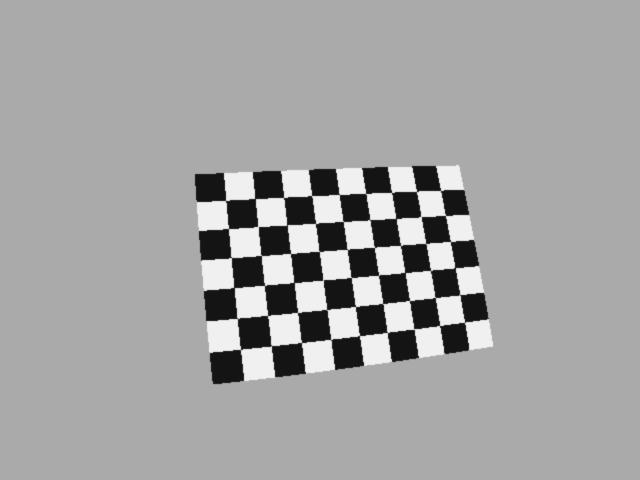
#> input picture project_template/course_support/data/camera/teaching_photo.jpg, 640 x 480 px
$ jupyter execute --allow-errors '02.1 Камера. От света к пикселю.ipynb'   (older library calls are emulated)
#> lines starting #> are read from the running program, lines starting #| are printed output that depends on the picture
### project_template/course_support/checks.py
"""Автопроверки для рабочих тетрадей курса «Компьютерное зрение».

В тетради:
    from course_support.checks import check, summary
    check('01.1.2', phone_frame, phone_width, phone_height)

Номер задания — NN.M.K: занятие, пара, номер задания в паре.
Проверка печатает ✅ или ❌ с подсказкой, а результат запоминает в словаре RESULTS
(ничего не возвращает, чтобы Jupyter не печатал лишнего). Необязательные задания
могут ответить ℹ️ — это не ошибка. summary('01.1') показывает итог по тетради.
Проверки не требуют интернета. Модуль использует только стандартную библиотеку,
NumPy и OpenCV.
"""

import os
import subprocess
from pathlib import Path

import cv2
import numpy as np

COURSE_DIR = Path(__file__).resolve().parent
DATA_DIR = COURSE_DIR / 'data'

_TASKS = {}
RESULTS = {}


def _task(task_id):
    def register(func):
        _TASKS[task_id] = func
        return func
    return register


# [13 lines left out: function check, not called in this run]


def summary(notebook):
    """Показывает, какие задания тетради notebook ('01.1') выполнены в этом запуске.

    Необязательные задания (ответ ℹ️) засчитываются как выполненные.
    """
    prefix = f'{notebook}.'
    task_ids = sorted((t for t in _TASKS if t.startswith(prefix)), key=lambda t: int(t.split('.')[-1]))

    def mark(task_id):
        if task_id not in RESULTS:
            return '⬜'
        return {True: '✅', False: '❌', None: 'ℹ️'}[RESULTS[task_id]]

    done = sum(1 for t in task_ids if t in RESULTS and RESULTS[t] is not False)
    print(f'Тетрадь {notebook}: выполнено {done} из {len(task_ids)}')
    print(' '.join(mark(t) + t for t in task_ids))
    if done == len(task_ids):
        print('Всё готово — сохраните тетрадь и проверьте копию; объясните один результат.')


# ---------- вспомогательные функции ----------

def _is_filled(value):
    return isinstance(value, str) and value.strip() != ''


# [34 lines left out: functions _git_env, _git, _git_all_output, _check_committed, not called in this run]


def _commit_count(project_dir):
    code, out = _git(project_dir, 'rev-list', '--count', 'HEAD')
    return int(out) if code == 0 and out.isdigit() else 0


# [4 lines left out: function _describe_shape, not called in this run]


# ---------- Занятие 1. Как компьютер видит мир ----------

TRACKS = [
    'Счёт на видео',
    'Полка магазина',
    'Документ в кадре',
    'Дефекты',
    'Городская среда',
    'Свой трек',
]
README_PLACEHOLDER = '<впишите трек>'

# Иллюзия одновременного контраста: data/illusion.png, см. tools/make_data.py
ILLUSION_SIZE = (240, 600)       # высота, ширина
ILLUSION_BAR_ROWS = (105, 135)   # строки полоски: от и до (не включая)
ILLUSION_BAR_COLS = (40, 560)    # столбцы полоски
ILLUSION_BAR_VALUE = 128

# Светофоры: цвет горящей и погасшей лампы в порядке BGR
LIGHT_NAMES = ['красный', 'жёлтый', 'зелёный']
_LAMP_COLORS = {
    'красный': ((40, 40, 255), (25, 25, 75)),
    'жёлтый': ((40, 210, 255), (20, 65, 80)),
    'зелёный': ((120, 255, 60), (40, 80, 25)),
}
_LIGHT_CASES = [
    dict(width=120, height=320, background=(170, 140, 110)),  # днём на фоне неба
    dict(width=90, height=240, background=(35, 30, 25)),       # ночью
    dict(width=150, height=400, background=(130, 130, 130)),   # в пасмурный день
    dict(width=70, height=200, background=(90, 110, 140)),     # на фоне стены
]
_COLOR_ALIASES = {'red': 'красный', 'yellow': 'жёлтый', 'amber': 'жёлтый', 'green': 'зелёный'}


# [290 lines left out: functions illusion_image, traffic_light_image, _normalize_color, _check_project_created, _check_phone_frame, _check_kirsch and 17 more, not called in this run]

### project_template/workbooks/02.1 Камера. От света к пикселю.ipynb
# Занятие 2, пара 1. Камера. От света к пикселю

Автор ноутбука - Дуркин Анатолий Альбертович

Старший преподаватель кафедры прикладной математики и компьютерных наук СГУ им. Питирима Сорокина

Замечания, предложения, идеи, вопросы, связь с автором:
- anatoliy.durkin@mail.ru
- Telegram - @AnatoDu

Больше информации и материалов на канале автора: https://t.me/code_matan_ai

**Как проходить тетрадь.** Основные примеры работают независимо от заданий «Ваш ход». Если пока пропускаете задание, пропустите и его ячейку `check(...)`; продолжайте со следующего обычного раздела. Упражнения могут использовать ответы предыдущих упражнений. Сохраните свои попытки в отдельной копии тетради.

Как камера превращает большой предмет в маленькое изображение? Почему по размеру фотографии нельзя сразу узнать расстояние? И что ещё хранит JPEG, кроме самой картинки? Сегодня разберём эти вопросы без настоящей камеры и без нейросети.

Начнём с одного числа, затем нарисуем его смысл. В конце у вас будут расчёт проекции, сохранённая копия фото без EXIF и объяснение ограничения этой операции. Все примеры запускаются отдельно от первой пары.

Весь основной код работает без OpenCV: для массивов используем NumPy, для показа Matplotlib, для EXIF — Pillow. Тетрадь можно выполнять сверху вниз.

### Подключим учебные файлы

Следующая ячейка — служебная настройка комплекта. Она находит папку `course_support` у текущей папки или выше и подключает данные и проверки. Её не нужно писать по памяти или менять для задания. `DATA_DIR` — путь к учебным данным, `WORKSPACE_DIR` — корень вашей рабочей папки. `check(номер, ответы)` сравнивает ответ с условиями упражнения, но не выставляет оценку.

Работайте в своей копии и запускайте ячейки сверху вниз. Переменные из другой тетради не нужны. Если поддержку не удалось найти, откройте тетрадь внутри полного комплекта, а не переносите один файл отдельно. Git и интернет для основной работы не нужны.

[cell 1]
import sys
from pathlib import Path

# Одинаковый запуск в репозитории курса и в личном проекте.
for WORKSPACE_DIR in (Path.cwd(), *Path.cwd().parents):
    if (WORKSPACE_DIR / 'course_support' / '__init__.py').is_file():
        break
else:
    raise FileNotFoundError('Откройте тетрадь внутри папки с course_support; нужен весь комплект проекта')

# При переключении курса в том же kernel не оставляем чужую поддержку в памяти.
loaded = sys.modules.get('course_support')
expected = WORKSPACE_DIR / 'course_support' / '__init__.py'
if loaded is not None and Path(loaded.__file__).resolve() != expected.resolve():
    for name in list(sys.modules):
        if name == 'course_support' or name.startswith('course_support.'):
            del sys.modules[name]
sys.path.insert(0, str(WORKSPACE_DIR))
from course_support import SUPPORT_DIR, DATA_DIR
COURSE_DIR = SUPPORT_DIR
# Только упражнения о личном README: в репозитории курса это ещё чистый шаблон.
PROJECT_DIR = WORKSPACE_DIR / 'project_template' if (WORKSPACE_DIR / 'project_template').is_dir() else WORKSPACE_DIR
from course_support.checks import check, summary

PROJECT_DIR

### Что подключаем

`numpy` хранит изображение как массив чисел, короткое имя — `np`. `matplotlib.pyplot` показывает картинки, короткое имя — `plt`. Для чтения EXIF ниже подключим Pillow. OpenCV для проекции, срезов и рисования квадрата не нужен.

[cell 2]
import numpy as np
import matplotlib.pyplot as plt

`/` между путём и строкой здесь соединяет папку и имя, а не делит числа. Результаты будем сохранять отдельно от исходных данных. `mkdir` создаёт папку; `parents=True` разрешает создать промежуточные папки, `exist_ok=True` не ругается, если папка уже есть.

[cell 3]
OUTPUT_DIR = WORKSPACE_DIR / 'reports' / 'camera'
OUTPUT_DIR.mkdir(parents=True, exist_ok=True)

В папке camera лежат подготовленные учебные изображения. Снимок синтетический, настоящих сведений о человеке в нём нет. `plt.imread` читает файл; для нашего цветного JPEG возвращается массив uint8 в порядке RGB — красный, зелёный, синий. Позже в OpenCV встретится другой порядок, BGR; здесь каналы переставлять не надо.

`plt.imshow` показывает массив, `plt.title` задаёт подпись, `plt.show` выводит картинку. Посмотрим на неё до вычислений.

[cell 4]
CAMERA_DIR = DATA_DIR / 'camera'
image = plt.imread(CAMERA_DIR / 'teaching_photo.jpg')
#> image is the input picture: shape (480, 640, 3); min 0, max 255, mean 162.8
plt.imshow(image)
plt.title('Учебный кадр')
plt.show()

`shape` — форма массива: высота, ширина, каналы. `dtype` — тип одного значения. uint8 означает целые 0…255. Индекс `[строка, столбец]` выбирает пиксель, поэтому `[100,200]` —100-я строка и 200-й столбец при счёте с нуля, а не x=100,y=200.

[cell 5]
print(image.shape)
#| (480, 640, 3)
print(image.dtype)
#| uint8
print(image[100, 200])
#| [170 170 170]

Срез `[100:200, 100:250]` выбирает строки 100…199 и столбцы 100…249. Конечная граница не включается. Возьмём участок и увидим, как изменился размер. Каналы оставляем все.

[cell 6]
crop = image[100:200, 100:250]
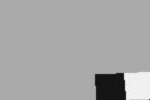
#> crop: shape (100, 150, 3); min 12, max 253, mean 165.4
print(crop.shape)
#| (100, 150, 3)
plt.imshow(crop)
plt.title('Фрагмент')
plt.show()

**Попробуйте сами — 4 минуты.** Найдите другой участок изображения, получите его срез и предскажите shape до запуска. Не меняйте image: сохраняйте фрагмент в новой переменной. Если перепутались x и y, проверьте сначала срез только строк.

## Почему далеко — маленькое

Возьмём предмет высотой H=1 метр на расстоянии Z=2 метра. В простой модели его высота в кадре:

$$h_{px}=f_{px}\frac{H}{Z}.$$

`f_px` — фокусный масштаб в пикселях, пусть 500. H и Z должны быть в одинаковых единицах. Предмет расположен поперёк направления взгляда и целиком на одной глубине; для наклонного предмета простая формула уже не описывает весь случай.

Сначала просто числа: умножение `*`, деление `/`. Какое значение ожидаете?

[cell 7]
object_height = 1
focal_px = 500
distance = 2
height_px = focal_px * object_height / distance
print(height_px)

Теперь захотели отодвинуть тот же предмет. Меняем только расстояние. Прежде чем запускать: высота уменьшится вдвое или вчетверо? Формула описывает высоту; площадь квадрата ведёт себя иначе.

[cell 8]
distance = 4
height_far = focal_px * object_height / distance
print(height_far)
print('Отношение высот:', height_px / height_far)

Хотим повторять расчёт без копирования формулы. Объявим функцию через def: она получает высоту, расстояние и фокус. `focal_px=500` — значение по умолчанию. `return` возвращает результат. При нулевом или отрицательном расстоянии наша модель неприменима, поэтому `raise ValueError` сообщит причину остановки.

[cell 9]
def projected_height(object_height, distance, focal_px=500):
    if distance <= 0:
        raise ValueError('Расстояние должно быть положительным')
    height = focal_px * object_height / distance
    return height

print(projected_height(1, 2))

## Число есть. Хотим увидеть квадрат

Создадим белый холст 640×480. `np.full(форма, значение, dtype=...)` заполняет массив одним значением. Три канала по 255 дают белый цвет. Сначала создадим и покажем пустой холст; рисование добавим следующим шагом.

[cell 10]
canvas = np.full((480, 640, 3), 255, dtype=np.uint8)
plt.imshow(canvas)
plt.title('Пока только холст')
plt.show()

Квадрат расположим в центре кадра: x=320,y=240. От центра до каждой стороны — половина размера. Координаты для рисования нужны целые: `round` округляет, `int` превращает число в целое. Расчётная высота при этом может остаться дробной; рисунок лишь приближение на сетке пикселей.

[cell 11]
size = projected_height(1, 2)
half_size = size / 2
left = int(round(320 - half_size))
top = int(round(240 - half_size))
right = int(round(320 + half_size))
bottom = int(round(240 + half_size))
print(left, top, right, bottom)

Мы уже выбирали прямоугольный срез массива. Теперь запишем в него цвет: `[top:bottom, left:right]` — сначала строки, затем столбцы; правая и нижняя границы не включаются. Тройка `(40, 100, 180)` задаёт RGB. NumPy присвоит этот цвет всем пикселям выбранного участка. Это **меняет холст**, поэтому исходную фотографию для таких опытов надо копировать.

Срез заменяет вызов рисования из OpenCV; смысл геометрии от библиотеки не зависит.

[cell 12]
canvas[top:bottom, left:right] = (40, 100, 180)
plt.imshow(canvas)
plt.title('Квадрат при расстоянии 2 м')
plt.show()
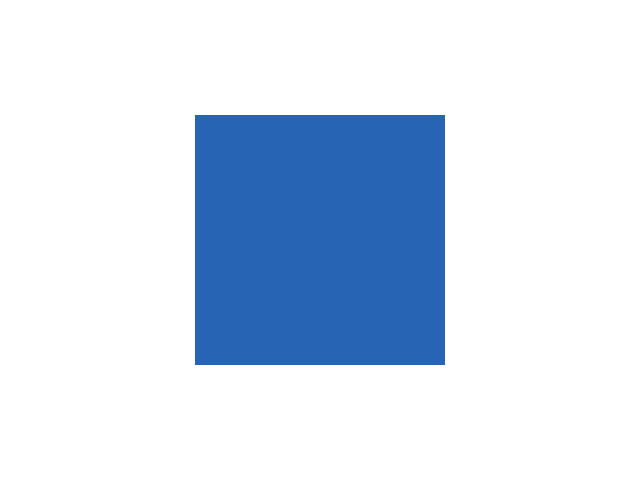
#> shown: shape (480, 640, 3); mean R, G, B 211.3, 223.5, 239.7

Теперь соберём знакомые шаги в `draw_object`. В каждом вызове создаётся новый холст, поэтому прежний квадрат не остаётся на картинке. Для подписи используем `str(distance)`: число превращается в строку, а `+` соединяет строки. Функция покажет картинку и вернёт **расчётный** размер, который мы сможем сравнивать без округления.

В примере ниже расстояние 6 м — тот же вариант, который пробовали на занятии. Угадайте размер перед запуском.

У слишком близкого предмета границы выйдут за холст. `max(0, left)` выбирает большее из двух чисел, не пуская начало среза левее нуля; `min(640, right)` выбирает меньшее, ограничивая конец шириной холста. Так же ограничим верх и низ. Это обрезка рисунка по кадру, а не изменение расчётной высоты.

[cell 13]
def draw_object(distance, focal_px=500):
#> called with distance = 6, focal_px = 500
    size = projected_height(1, distance, focal_px)
    canvas = np.full((480, 640, 3), 255, dtype=np.uint8)
    half = size / 2
    left = int(round(320 - half))
    top = int(round(240 - half))
    right = int(round(320 + half))
    bottom = int(round(240 + half))
    # Ограничиваем срез краями холста: отрицательный индекс иначе считал бы с конца.
    left = max(0, left)
    top = max(0, top)
    right = min(640, right)
    bottom = min(480, bottom)
    canvas[top:bottom, left:right] = (40, 100, 180)
    title = 'Расстояние: ' + str(distance) + ' м'
    plt.imshow(canvas)
    plt.title(title)
    plt.show()
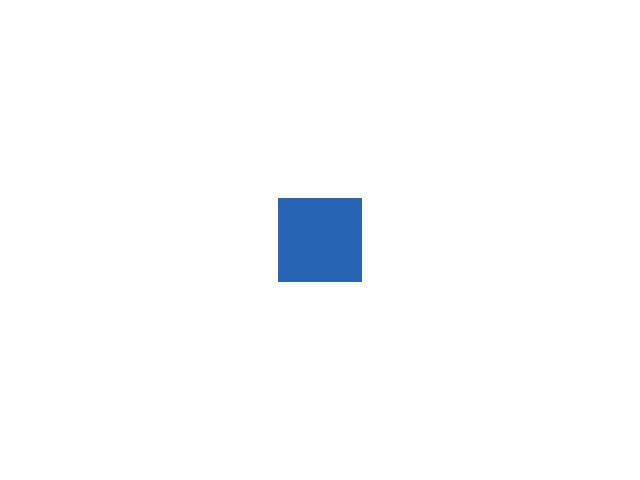
#> shown: shape (480, 640, 3); mean R, G, B 250.1, 251.4, 253.3
    return size

size_demo = draw_object(6)
print(size_demo)

### ✏️ Ваш ход — отодвинем предмет

Рассчитайте `near_size` для 2 м и `far_size` для 4 м через draw_object. Предмет 1 м, f=500px. Напечатайте отношение высот. Затем в отдельной ячейке при 4 м попробуйте f=1000. Что пришлось изменить, чтобы размер снова стал прежним?

[cell 14]
# ✏️ ваш код здесь

#> (a cell that did not finish here is left out)

**Мой вывод:** замените эту строку своим объяснением результата. Назовите конкретное число, поле или участок изображения, на который опираетесь.

## Сведения рядом с пикселями

JPEG может содержать EXIF — метаданные о камере и съёмке. В нашем файле только вымышленные Make/Model/Software. Отсутствие EXIF тоже нормально.

Подключим Pillow: `Image.open` открывает файл, `getexif()` возвращает набор тегов. `with` удерживает файл открытым внутри блока с отступом и затем закрывает его. Сначала выведем номера тегов без украшений.

[cell 16]
from PIL import Image, ExifTags
photo_path = CAMERA_DIR / 'teaching_photo.jpg'
with Image.open(photo_path) as photo:
    exif = photo.getexif()
print(dict(exif))
#| {272: 'Synthetic model', 305: 'University camera exercise', 271: 'Teaching camera'}

Хотим имена вместо числовых кодов. `ExifTags.TAGS` — словарь известных имён. Метод `.get(ключ, запасное_значение)` вернёт имя либо исходный номер. `.items()` даёт пары «ключ, значение»; цикл распаковывает каждую пару в два имени. Сначала просто напечатаем каждую пару, без сложного словарного выражения.

[cell 17]
for tag_id, value in exif.items():
    tag_name = ExifTags.TAGS.get(tag_id, tag_id)
    print(tag_name, ':', value)
#> this loop made 3 passes
#> (tag_id, value, tag_name) on passes 1 to 3: (272, 'Synthetic model', 'Model'), (305, 'University camera exercise', 'Software'), (271, 'Teaching camera', 'Make')
#| Model : Synthetic model
#| Software : University camera exercise
#| Make : Teaching camera

### Оставим только пиксели

`convert('RGB')` приводит изображение Pillow к трём каналам RGB. `np.array` получает массив значений. В этом массиве **нет EXIF**. Обратите внимание: у Pillow RGB, у OpenCV обычно BGR. Сейчас массив снова передадим Pillow, поэтому переставлять каналы не надо.

[cell 18]
with Image.open(photo_path) as photo:
    rgb_photo = photo.convert('RGB')
    pixels = np.array(rgb_photo)
print(pixels.shape)
#| (480, 640, 3)

`Image.fromarray` создаёт новое изображение из пикселей. Это новый объект без метаданных исходника. `.save(путь)` сохраняет его. Выбираем PNG, чтобы не добавлять новое JPEG-сжатие. Исходный JPEG не меняем.

[cell 19]
clean_image = Image.fromarray(pixels)
clean_path = OUTPUT_DIR / 'clean_photo.png'
clean_image.save(clean_path)
print(clean_path)

Файл записали — теперь надо открыть **именно записанный файл** и проверить. У Pillow свойство `.size` возвращает (ширину, высоту), обратный порядок относительно shape. `len` у набора EXIF посчитает теги. Всё для самостоятельной проверки уже разобрано.

### ✏️ Ваш ход — проверим сохранённую копию

Откройте clean_path через Image.open внутри with. Получите EXIF, сохраните число тегов как `clean_exif_count`, размер как `clean_size`. Покажите значения и откройте PNG обычным просмотрщиком. Объясните, почему отсутствие EXIF не скрывает лицо или номер, нарисованные на самой фотографии.

[cell 20]
# ✏️ ваш код здесь

#> (a cell that did not finish here is left out)

**Мой вывод:** замените эту строку своим объяснением результата. Назовите конкретное число, поле или участок изображения, на который опираетесь.

## Если закончили раньше — один опыт на 10–15 минут

Подберите расстояние, при котором предмет 1 м при f=500px займёт 100px. Сначала оцените, потом проверьте projected_height. Теперь расстояние 4 м фиксировано — какой нужен f? Запишите два набора условий, которые дают один размер. Можно ли по одному размеру в кадре узнать расстояние, ничего больше не зная?

**Ещё один вопрос:** если размеры по высоте и ширине уменьшились в 2 раза, во сколько раз уменьшилась площадь квадрата? Проверьте умножением сторон, а не новым пакетом.

Проект: что хотите классифицировать, какие классы, откуда примеры? Пока достаточно записать идею и один следующий шаг. Публикация на GitHub добровольна.

## Итог

Сохраните тетрадь и `reports/camera/clean_photo.png`, сделайте отдельную копию. Сегодня разобрали изменение масштаба и различие пикселей и метаданных. Во второй паре выясним, почему прямые линии изгибаются и как оценить параметры камеры.

Для досуга — [«Фотоувеличение»](https://www.criterion.com/films/28694-blow-up), художественный фильм о наблюдении и интерпретации. Для дальнейшего чтения — [книга Сзелиски](https://szeliski.org/Book/), раздел о формировании изображения. Смотреть фильм и читать главу к следующей паре необязательно.

[cell 22]
summary('02.1')

$ run again, with project_template/course_support/data/camera/board_01.png saved as project_template/course_support/data/camera/teaching_photo.jpg
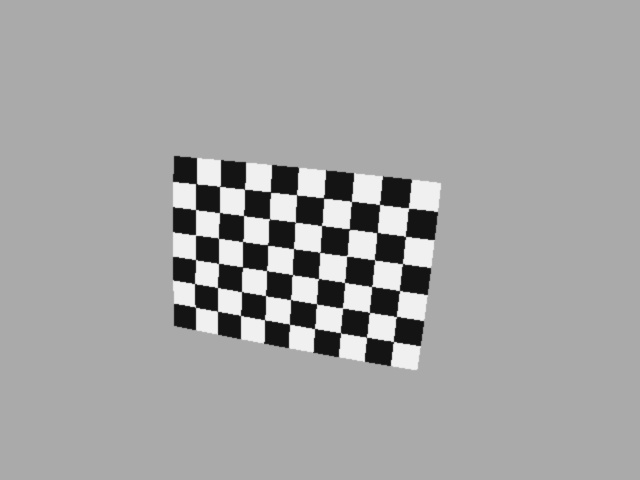
#> input picture project_template/course_support/data/camera/board_01.png, 640 x 480 px
#> image is the input picture: shape (480, 640); min 13, max 248, mean 164
#| (480, 640)
#| uint8
#| 170
#> `crop = image[100:200, 100:250]`:
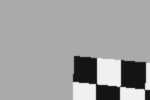
#> crop: shape (100, 150); min 14, max 245, mean 160
#| (100, 150)
#| (480, 640, 3)
